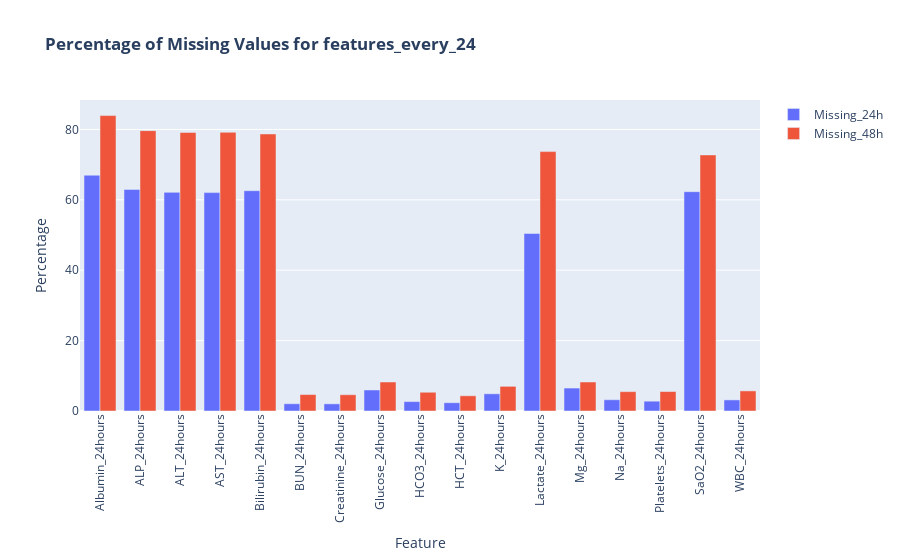

The cell this chart's notebook holds for it:
### Markdown cell above
as there are lot of NaN in the new generated columns we analyze them by groups in order to

### Code cell
#analyzing the features_every_24 to see missing values::

features_48 = [col for col in final_result.columns if '48hours' in col]
features_24 = [col for col in final_result.columns if '24hours' in col]
# Calculate the total number of values for each mean feature
# Calculate the percentages of missing values for each feature at 24 hours
missing_24 = final_result[features_24].isna().mean() * 100

# Calculate the percentages of missing values for each feature at 48 hours
missing_48 = final_result[features_48].isna().mean() * 100

# Combine the results into a single DataFrame
missing_combined = pd.DataFrame({
    'Feature': missing_24.index,
    'Missing_24h': missing_24.values,
    'Missing_48h': missing_48.values
})

# Create a bar chart
fig = go.Figure(data=[
    go.Bar(name='Missing_24h', x=missing_combined['Feature'], y=missing_combined['Missing_24h']),
    go.Bar(name='Missing_48h', x=missing_combined['Feature'], y=missing_combined['Missing_48h'])
])

# Customize the chart layout
fig.update_layout(
    title='<b>Percentage of Missing Values for features_every_24</b>',
    xaxis_title='Feature',
    yaxis_title='Percentage',
    xaxis_tickangle=-90,
    barmode='group'  # Group the bars
)

# Show the chart
fig.show()

### Figure 1 — Plotly figure (JSON) as saved in the notebook; plotly's stock layout.template omitted (floating-point values rounded to 4 significant figures)
{"data": [{"name": "Missing_24h", "type": "bar", "x": ["Albumin_24hours", "ALP_24hours", "ALT_24hours", "AST_24hours", "Bilirubin_24hours", "BUN_24hours", "Creatinine_24hours", "Glucose_24hours", "HCO3_24hours", "HCT_24hours", "K_24hours", "Lactate_24hours", "Mg_24hours", "Na_24hours", "Platelets_24hours", "SaO2_24hours", "WBC_24hours"], "y": [67, 62.96, 62.12, 62.05, 62.6, 2.062, 2.038, 5.975, 2.675, 2.35, 4.888, 50.44, 6.525, 3.2, 2.788, 62.31, 3.15]}, {"name": "Missing_48h", "type": "bar", "x": ["Albumin_24hours", "ALP_24hours", "ALT_24hours", "AST_24hours", "Bilirubin_24hours", "BUN_24hours", "Creatinine_24hours", "Glucose_24hours", "HCO3_24hours", "HCT_24hours", "K_24hours", "Lactate_24hours", "Mg_24hours", "Na_24hours", "Platelets_24hours", "SaO2_24hours", "WBC_24hours"], "y": [83.95, 79.66, 79.16, 79.19, 78.71, 4.675, 4.625, 8.238, 5.325, 4.325, 7.013, 73.71, 8.238, 5.5, 5.525, 72.76, 5.713]}], "layout": {"barmode": "group", "title": {"text": "<b>Percentage of Missing Values for features_every_24</b>"}, "xaxis": {"tickangle": -90, "title": {"text": "Feature"}}, "yaxis": {"title": {"text": "Percentage"}}}}
